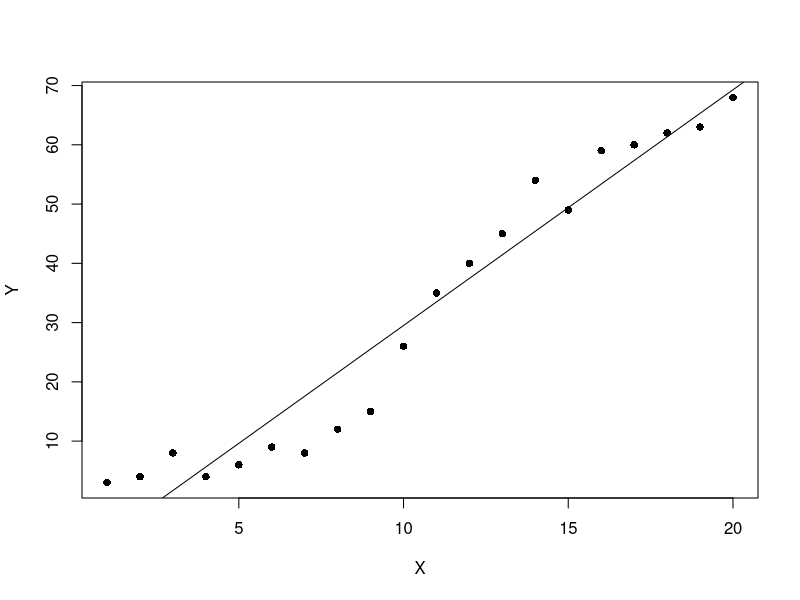
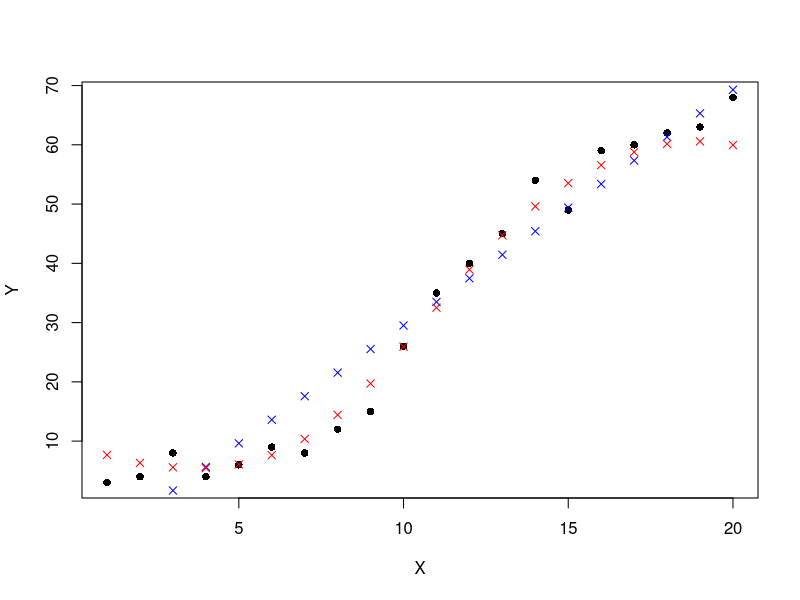
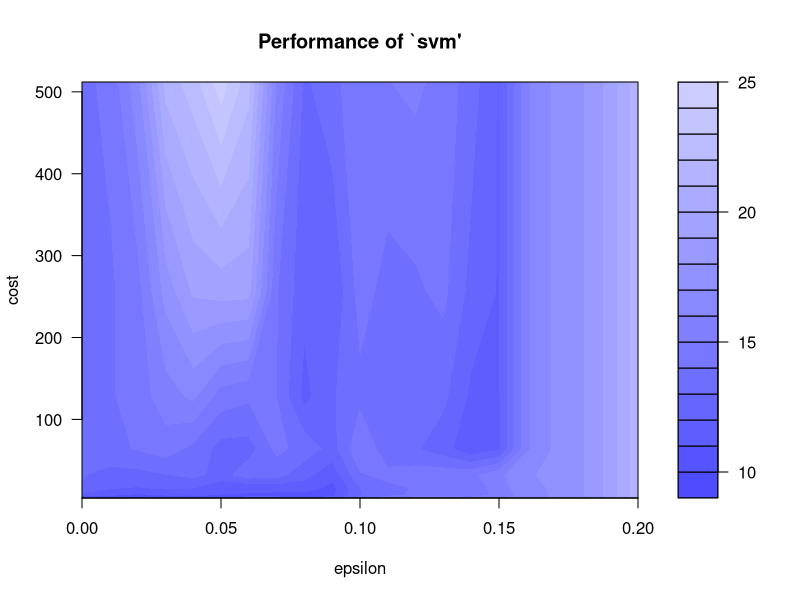
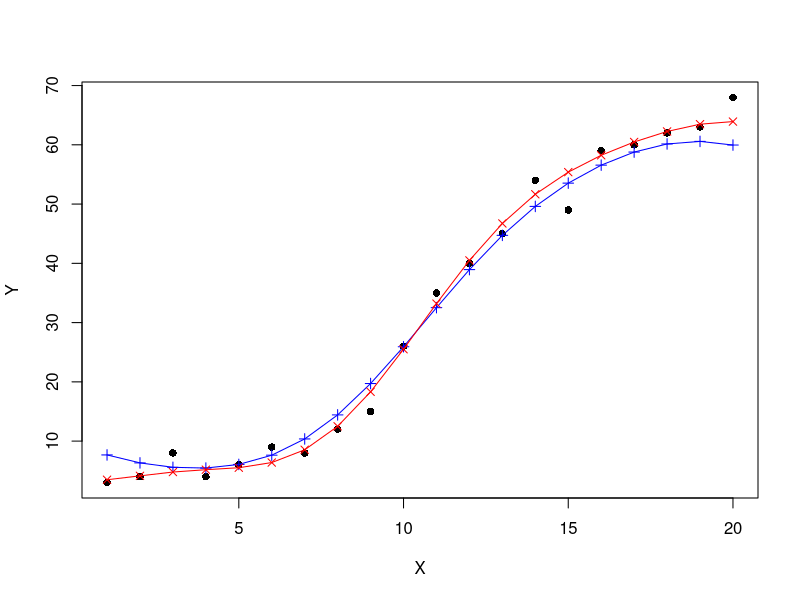
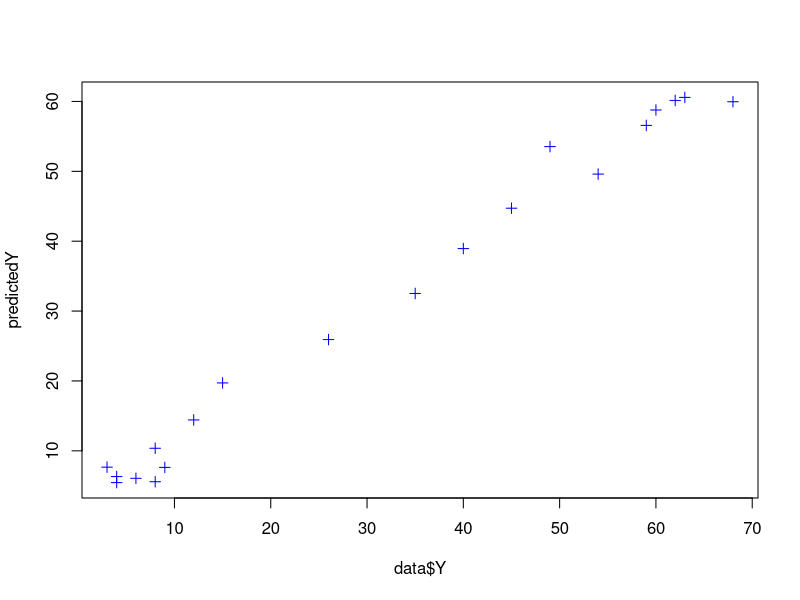

Source code (R) for these figures, in order: (Note: this script raises an error after producing the figures.)
# https://www.svm-tutorial.com/2014/10/support-vector-regression-r/

X<-c(1:20)
Y<-c(3,4,8,4,6,9,8,12,15,26,35,40,45,54,49,59,60,62,63,68)
data<-data.frame(X,Y)

# Plot the data
plot(data, pch=16)

# Create a linear regression model
model <- lm(Y ~ X, data)

# Add the fitted line
abline(model)
summary(model)

plot(data, pch=16)
model <- lm(Y ~ X , data)

# make a prediction for each X
predictedY <- predict(model, data)

# display the predictions
points(data$X, predictedY, col = "blue", pch=4)

rmse <- function(error) sqrt(mean(error^2))

error <- model$residuals  # same as data$Y - predictedY
predictionRMSE <- rmse(error)   # 5.703778

library(e1071) #install.packages("e1071")

model <- svm(Y ~ X , data)
predictedY <- predict(model, data)
points(data$X, predictedY, col = "red", pch=4)

error <- data$Y - predictedY
svrPredictionRMSE <- rmse(error)

# perform a grid search
tuneResult <- tune(svm, Y ~ X,  data = data, ranges = list(epsilon = seq(0,0.2,0.01), cost = 2^(2:9)))
print(tuneResult)
# Draw the tuning graph
plot(tuneResult)

tunedModel <- tuneResult$best.model
tunedModelY <- predict(tunedModel, data) 

error <- data$Y - tunedModelY  

# this value can be different on your computer
# because the tune method  randomly shuffles the data
tunedModelRMSE <- rmse(error)  # 2.219642  
points(data$X, tunedModelY, col = "red", pch=4)
str(tunedModel)

# https://www.kdnuggets.com/2017/03/building-regression-models-support-vector-regression.html

plot(data, pch=16)
points(data$X, predictedY, col = "blue", pch=3)
points(data$X, predictedY, col = "blue", pch=3, type="l")
points(data$X, tunedModelY, col = "red", pch=4)
points(data$X, tunedModelY, col = "red", pch=4, type="l")

plot(data$Y,predictedY, col = "blue", pch=3)
point(data$Y,tunedModelY,col = "red", pch=4)
